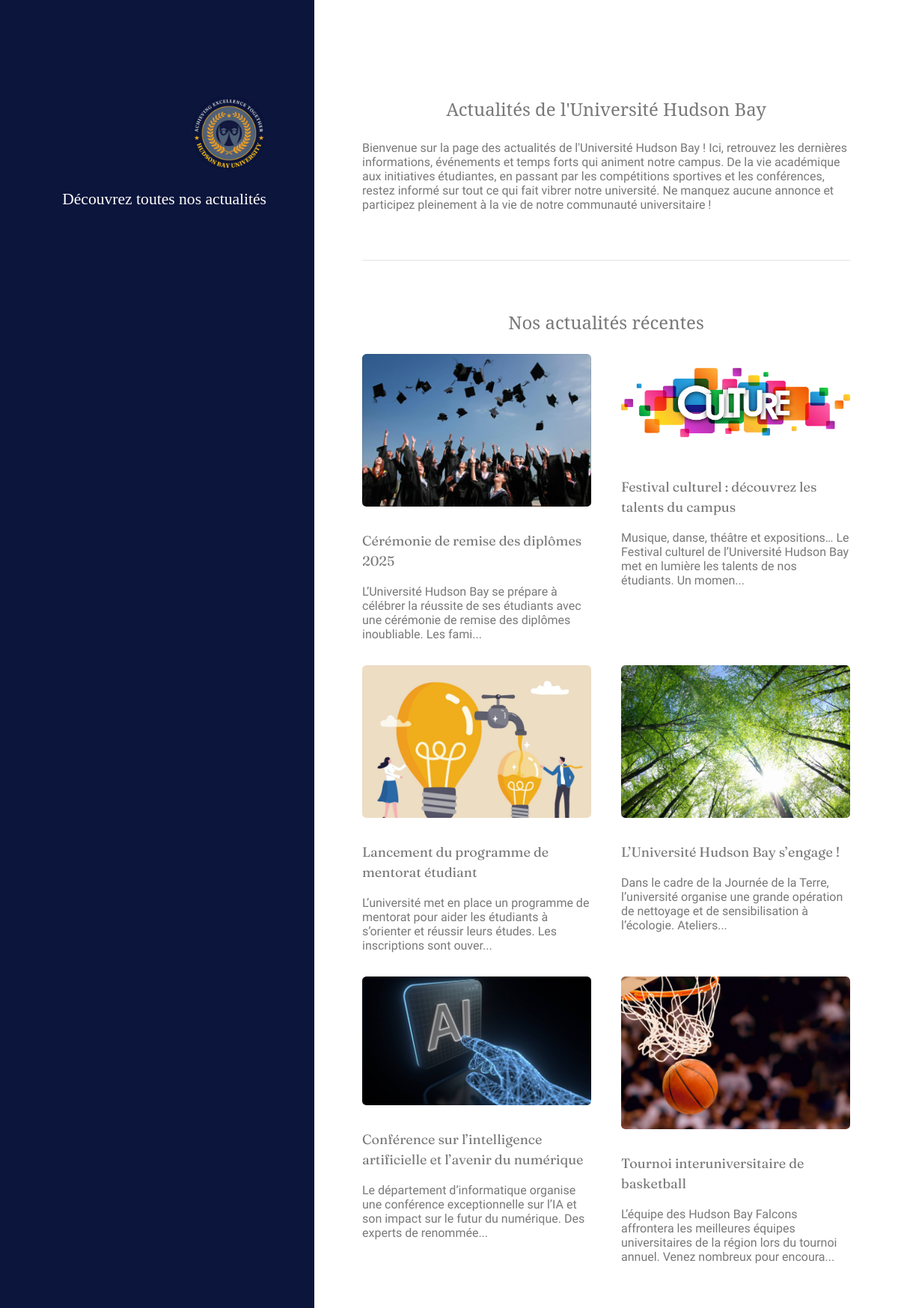
Page /actualites.php on the committed database.
### tables this page shows
CREATE TABLE `articles` (
  `id` int(11) NOT NULL,
  `titre` varchar(255) NOT NULL,
  `description` text NOT NULL,
  `image` varchar(100) NOT NULL,
  `auteur` varchar(100) NOT NULL,
  `categories` varchar(100) NOT NULL,
  `txt_1` text NOT NULL,
  `txt_2` text NOT NULL,
  `txt_3` text NOT NULL,
  `mise_en_avant` varchar(1) NOT NULL,
  `date` varchar(100) NOT NULL

);

### vue/actualites.php (called while the page is built)
<?php
require_once 'pages/actualites.php';

### actualites.php (called while the page is built, shortened)
<?php
require_once 'controleur/controleur.php';
require_once 'vue/actualites.php';

### vue/pages/actualites.php (the view, shortened to what this page needs)
<?php
require_once 'structure/inc.head.php';
?>
<header id="header">
	<div class="inner">
		<a href="index.php" class="image avatar"><img src="vue/assets/images/hudsonlogo.png" alt="" /></a>
		<h1><strong>Découvrez toutes nos actualités</strong><br />
		</h1>
	</div>
</header>
<div id="main">
	<section id="one">
		<header class="major">
			<h2>Actualités de l'Université Hudson Bay</h2>
		</header>
		<p>Bienvenue sur la page des actualités de l'Université Hudson Bay ! Ici, retrouvez les dernières informations, événements et temps forts qui animent notre campus. De la vie académique aux initiatives étudiantes, en passant par les compétitions sportives et les conférences, restez informé sur tout ce qui fait vibrer notre université.
			Ne manquez aucune annonce et participez pleinement à la vie de notre communauté universitaire !</p>
	</section>
	<?php
	$query = $bdd->query("SELECT titre, description, image FROM articles ORDER BY date DESC LIMIT 6");
	$articles = $query->fetchAll();
	?>
	<section id="two">
		<h2>Nos actualités récentes</h2>
		<div class="row-actualites">
			<?php foreach ($articles as $article): ?>
				<article class="col-6 col-12-xsmall work-item">
					<a href="article.php?nom=<?= urlencode($article['titre']) ?>" class="image fit thumb">
						<img src="<?= htmlspecialchars($article['image']) ?>" alt="<?= htmlspecialchars($article['titre']) ?>" />
					</a>
					<h3><a id="link-a" href="article.php?nom=<?= urlencode($article['titre']) ?>"><?= htmlspecialchars($article['titre']) ?></a></h3>
					<p><?= htmlspecialchars(substr($article['description'], 0, 150)) . '...' ?></p>
				</article>
			<?php endforeach; ?>
		</div>
	</section>
</div>
</body>
</html>

### vue/assets/css/style.css (style rules this page uses)
:root { --black-color: #1B1B1B; --white-color: #fefefe; --primary-color: #0c153c; --secondary-color: #516278; --tertiary-color: #080725; --yellow-color: #ffc30f; --grey-color: #8998A3; --orange-color: #e6561a; --lightgray-color: #E1E9EF; --bluegrey-color: #0F4D6B; --lightlightgray: #F4F6F8; }
*, *:after, *:before { margin: 0; padding: 0; box-sizing: border-box; }
a { text-decoration: none; font-family: "Fraunces", sans-serif; }
h2 { color: var(--black-color); font-family: "Fraunces", sans-serif; font-weight: 400; font-style: normal; font-size: 2.5rem; padding-bottom: 2rem; }

### vue/assets/css/actualites.css (style rules this page uses)
#main p { color: #787878; }
#header { background-color: var(--primary-color) !important; }
strong { color: #787878; font-weight: 400; }
#main h1, #main h2, #main h3 { color: #787878 !important; font-weight: 400; line-height: 1em; margin: 0 0 1em 0; }
#main h2 { font-size: 1.5em; line-height: 1.5em; }
#main h3 { font-size: 1.25em; line-height: 1.5em; text-align: left !important; font-size: large !important; }
.row-actualites { display: flex; flex-wrap: wrap; box-sizing: border-box; align-items: stretch; }
.row-actualites>* { box-sizing: border-box; }
.row-actualites>.col-6 { width: 50%; }
.row-actualites { margin-top: 0; margin-left: -2.5em; }
.row-actualites>* { padding: 0 0 0 2.5em; }
header.major h2 { font-size: 2em; }
@media screen and (max-width: 1800px) { .row-actualites { display: flex; flex-wrap: wrap; box-sizing: border-box; align-items: stretch; } }
@media screen and (max-width: 1800px) { .row-actualites>* { box-sizing: border-box; } }
@media screen and (max-width: 1800px) { .row-actualites { margin-top: 0; margin-left: -2.5em; } }
@media screen and (max-width: 1800px) { .row-actualites>* { padding: 0 0 2em 2.5em; } }
.image { border-radius: 0.35em; border: 0; display: inline-block; position: relative; }
.image:before { -moz-transition: opacity 0.2s ease-in-out; -webkit-transition: opacity 0.2s ease-in-out; -ms-transition: opacity 0.2s ease-in-out; transition: opacity 0.2s ease-in-out; background: url("images/fondbleu.jpg"); border-radius: 0.35em; content: ''; display: block; height: 100%; left: 0; opacity: 0.5; position: absolute; top: 0; width: 100%; }
.image.thumb { text-align: center; }
.image.thumb:after { transition: opacity 0.2s ease-in-out; border-radius: 0.35em; border: solid 3px var(--primary-color); color: var(--primary-color); content: 'Voir l\'article'; display: inline-block; font-size: 0.8em; font-weight: 400; left: 46%; line-height: 2.25em; margin: -1.25em 0 0 -3em; opacity: 0; padding: 0 1.5em; position: absolute; text-align: center; text-decoration: none; top: 50%; white-space: nowrap; background-color: var(--white-color); }
.image img { border-radius: 0.35em; display: block; }
.image.fit { display: block; margin: 0 0 2em 0; width: 100%; }
.image.fit img { width: 100%; }
.image.avatar { border-radius: 100%; }
.image.avatar:before { display: none; }
.image.avatar img { border-radius: 100%; width: 100%; }
#header { color: rgba(255, 255, 255, 0.5); height: 100%; left: 0; padding: 8em 4em; position: fixed; text-align: right; top: 0; width: 35%; }
#header strong { color: #ffffff; }
#header h1 { color: rgba(255, 255, 255, 0.5); font-size: 1.35em; line-height: 1.75em; margin: 0; }
#header .image.avatar { margin: 0 0 1em 0; width: 6.25em; }
#main { margin-left: 35%; max-width: 54em; padding: 8em 4em 4em 4em; width: calc(100% - 35%); }
#main>section { border-top: solid 2px #efefef; margin: 4em 0 0 0; padding: 4em 0 0 0; }
#main>section:first-child { border-top: 0; margin-top: 0; padding-top: 0; }
#link-a { color: #787878; }

### vue/assets/css/boutique.css (style rules this page uses)
* { box-sizing: border-box; }

### vue/assets/css/acad.css (style rules this page uses)
p { font-family: "Comfortaa", serif; font-size: 18px; }
p { color: #fefefe; }
h3 { color: white; font-size: 2rem; padding: 2em; margin-top: 0.3em; text-align: center; padding: 0; font-family: "Noto Serif", serif; }
p { font-family: "Comfortaa", serif; font-size: 15px; }

### vue/assets/css/universite.css (style rules this page uses)
h2 { color: #ffc30f; font-size: 3rem; margin: 27px 30px 35px 30px; text-align: center; padding: 0; font-family: "Noto Serif", serif; }
.level-1, h1 { font-size: 19px; color: var(--white-color); line-height: normal; margin: 0; }
.level-1, p { font-size: 16px; }

### rows in the picture
articles: image (picture), titre "Cérémonie de remise des diplômes 2025", description "L’Université Hudson Bay se prépare à célébrer la réussite de ses étudiants avec une cérémonie de remise des diplômes inoubliable. Les fami"
articles: image (picture), titre "Festival culturel : découvrez les talents du campus", description "Musique, danse, théâtre et expositions… Le Festival culturel de l’Université Hudson Bay met en lumière les talents de nos étudiants. Un momen"
articles: image (picture), titre "Lancement du programme de mentorat étudiant", description "L’université met en place un programme de mentorat pour aider les étudiants à s’orienter et réussir leurs études. Les inscriptions sont ouver"
articles: image (picture), titre "L’Université Hudson Bay s’engage !", description "Dans le cadre de la Journée de la Terre, l’université organise une grande opération de nettoyage et de sensibilisation à l’écologie. Ateliers"
articles: image (picture), titre "Conférence sur l’intelligence artificielle et l’avenir du numérique", description "Le département d’informatique organise une conférence exceptionnelle sur l’IA et son impact sur le futur du numérique. Des experts de renommée"
articles: image (picture), titre "Tournoi interuniversitaire de basketball", description "L’équipe des Hudson Bay Falcons affrontera les meilleures équipes universitaires de la région lors du tournoi annuel. Venez nombreux pour encoura"
